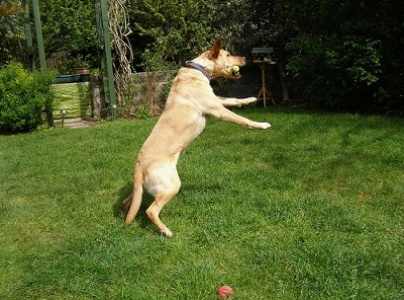
%> input picture pic/1.jpg, 404 x 300 px
$ octave --eval "result = detect_HC(imread('pic/1.jpg'));"   (GNU Octave 9; MATLAB toolbox functions it lacks are replaced by stand-ins)
%> lines starting %> are read from the running program, lines starting %| are printed output that depends on the picture; in (x1, y1, x2, y2) boxes, pixels count from 0 and x2, y2 are one past the last pixel; in counts of white or black regions, pixels touching at a corner belong together; the program's own positions count from 1
### RGB2Lab/RGB2Lab.m
function [L,a,b] = RGB2Lab(R,G,B)
%RGB2LAB Convert an image from RGB to CIELAB
%
% function [L, a, b] = RGB2Lab(R, G, B)
% function [L, a, b] = RGB2Lab(I)
% function I = RGB2Lab(...)
%
% RGB2Lab takes red, green, and blue matrices, or a single M x N x 3 image,
% and returns an image in the CIELAB color space.  RGB values can be
% either between 0 and 1 or between 0 and 255.  Values for L are in the
% range [0,100] while a and b are roughly in the range [-110,110].  The
% output is of type double.
%
% This transform is based on ITU-R Recommendation BT.709 using the D65
% white point reference. The error in transforming RGB -> Lab -> RGB is
% approximately 10^-5.
%
% See also LAB2RGB.

% By Mark Ruzon from C code by Yossi Rubner, 23 September 1997.
% Updated for MATLAB 5 28 January 1998.
% Updated for MATLAB 7 30 March 2009.

if nargin == 1
  B = double(R(:,:,3));
  G = double(R(:,:,2));
  R = double(R(:,:,1));
end

if max(max(R)) > 1.0 || max(max(G)) > 1.0 || max(max(B)) > 1.0
  R = double(R) / 255;
  G = double(G) / 255;
  B = double(B) / 255;
end

% Set a threshold
T = 0.008856;

[M, N] = size(R);
s = M * N;
RGB = [reshape(R,1,s); reshape(G,1,s); reshape(B,1,s)];

% RGB to XYZ
MAT = [0.412453 0.357580 0.180423;
       0.212671 0.715160 0.072169;
       0.019334 0.119193 0.950227];
XYZ = MAT * RGB;

% Normalize for D65 white point
X = XYZ(1,:) / 0.950456;
Y = XYZ(2,:);
Z = XYZ(3,:) / 1.088754;

XT = X > T;
YT = Y > T;
ZT = Z > T;

Y3 = Y.^(1/3);

fX = XT .* X.^(1/3) + (~XT) .* (7.787 .* X + 16/116);
fY = YT .* Y3 + (~YT) .* (7.787 .* Y + 16/116);
fZ = ZT .* Z.^(1/3) + (~ZT) .* (7.787 .* Z + 16/116);

L = reshape(YT .* (116 * Y3 - 16.0) + (~YT) .* (903.3 * Y), M, N);
a = reshape(500 * (fX - fY), M, N);
b = reshape(200 * (fY - fZ), M, N);

if nargout < 2
  L = cat(3,L,a,b);
end

### detect_HC.m
function [ BW_with_biggest_CC ] = detect_HC( im  )
%detect_HC this function perform the saliency detection using histogram
%based method, this is a wrapper function
%   im : is the input image to be detected
% BW_with_biggest_CC : is the output binary
% image with the detection result marked with 1

addpath('Dependencies/RGB2Lab')

quant_im = zeros(size(im));
for k = 1:3
    for i = 1:size(quant_im,1)
        for j = 1:size(quant_im,2)
            quant_im(i,j,k) = ceil(im(i,j,k) / 21.25);
        end
    end
end
quant_im = uint8(quant_im);
quant_im(quant_im==0) = 1;

%show the image after quantization
quant_im_minus1 = quant_im - 1;
quant_im_show = quant_im_minus1 * 23;

lab = RGB2Lab(quant_im_show);
%begin to count
countSpace = zeros(12,12,12);

labSpace = cell(12,12,12);
changeColorSpace = cell(12,12,12);%this part mark if the colour space need to be change
for i = 1:12
    for j = 1:12
        for k = 1:12
            changeColorSpace{i,j,k} = [i,j,k];
        end
    end
end
for i = 1:size(im,1)
    for j = 1:size(im,2)
        r_level = quant_im(i,j,1);
        g_level = quant_im(i,j,2);
        b_level = quant_im(i,j,3);
        countSpace(r_level,g_level,b_level) = countSpace(r_level,g_level,b_level) + 1;
        labSpace{r_level,g_level,b_level} = {lab(i,j,1),lab(i,j,2),lab(i,j,3)};

    end
end

[sortedArray,rank] = sort(countSpace(:),'descend');
totalPixelNum = size(im,1) * size(im,2);
sumPixel = 0;
pixelThreshold = 0.95;
totalPixelThreshold = floor(totalPixelNum * pixelThreshold);

for i = 1:length(sortedArray)
    [I,J,K] = ind2sub([12,12,3],rank(i));
    mainColorList(i,1:3) = [I,J,K];
    sumPixel = sumPixel + sortedArray(i);
    if(sumPixel > totalPixelThreshold)
        break
    end
end

%we use the value of i from the last part
for j = i + 1:length(sortedArray)
    if(sortedArray(j) == 0)
        break
    end
    [I,J,K] = ind2sub([12,12,3],rank(j));
    rareColorList(j-i,1:3) = [I,J,K];

end

%replace each rare colour to main colour
for i = 1:size(rareColorList,1)
    tmp = rareColorList(i,1:3);
    I = tmp(1);
    J = tmp(2);
    K = tmp(3);
    diffList = zeros(size(mainColorList,1),1);
    for j = 1:size(mainColorList,1)
        tmp = mainColorList(j,1:3);
        II = tmp(1);
        JJ = tmp(2);
        KK = tmp(3);
        theDiff = zeros(1,3);
        theDiff(1) = labSpace{I,J,K}{1} - labSpace{II,JJ,KK}{1};
        theDiff(2) = labSpace{I,J,K}{2} - labSpace{II,JJ,KK}{2};
        theDiff(3) = labSpace{I,J,K}{3} - labSpace{II,JJ,KK}{3};

        diffList(j) = norm(theDiff);
    end
    [~,diffListRank] = sort(diffList);
    substitudeColorRank = diffListRank(1);
    substitudeColor = mainColorList(substitudeColorRank,1:3);
    changeColorSpace{I,J,K} = substitudeColor;
    %update the count space
    II = substitudeColor(1);
    JJ = substitudeColor(2);
    KK = substitudeColor(3);
    countSpace(II,JJ,KK) = countSpace(II,JJ,KK) + countSpace(I,J,K);
    countSpace(I,J,K) = 0;
end

%replace the original picture
quant_im_reduce = quant_im;
for i = 1:size(quant_im,1)
    for j = 1:size(quant_im,2)
        I = quant_im(i,j,1);
        J = quant_im(i,j,2);
        K = quant_im(i,j,3);
        newColor = changeColorSpace{I,J,K};
        quant_im_reduce(i,j,1) = newColor(1);
        quant_im_reduce(i,j,2) = newColor(2);
        quant_im_reduce(i,j,3) = newColor(3);
    end
end


%begin to calculate the saliency
frequencyList = zeros(size(mainColorList,1),1);
for i = 1:size(mainColorList,1)
    tmp = mainColorList(i,1:3);
    I = tmp(1);
    J = tmp(2);
    K = tmp(3);
    frequencyList(i) = countSpace(I,J,K) / totalPixelNum;
end

saliencyList = zeros(size(mainColorList,1),1);
diffLabMatrix = zeros(size(mainColorList,1),size(mainColorList,1));
for i = 1:size(mainColorList,1)
    tmp = mainColorList(i,1:3);
    I = tmp(1);
    J = tmp(2);
    K = tmp(3);
    for j = 1:size(mainColorList,1)
        if(j >= i)
            break;
        end
        tmp = mainColorList(j,1:3);
        II = tmp(1);
        JJ = tmp(2);
        KK = tmp(3);
        theDiff = zeros(1,3);
        theDiff(1) = labSpace{I,J,K}{1} - labSpace{II,JJ,KK}{1};
        theDiff(2) = labSpace{I,J,K}{2} - labSpace{II,JJ,KK}{2};
        theDiff(3) = labSpace{I,J,K}{3} - labSpace{II,JJ,KK}{3};
        diffLabMatrix(i,j) = norm(theDiff);
        diffLabMatrix(j,i) = diffLabMatrix(i,j);

    end

end

for i = 1:size(mainColorList,1)
    saliencySum = 0;
    for j = 1:size(mainColorList,1)
        if(i == j)
            continue;
        end
        saliencySum = saliencySum + frequencyList(j) * diffLabMatrix(i,j);
    end
    saliencyList(i) = saliencySum;
end

%we need to smooth the saliency list
m = ceil(length(saliencyList) / 4);
newSaliencyList = size(saliencyList);
for i = 1:length(saliencyList)
    [~,neighbourList] = sort( diffLabMatrix(:,i) );
    nearColorList = neighbourList(1:m);
    T = 0;
    for j = 1:m
        T = T + diffLabMatrix(i,nearColorList(j));
    end
    newSaliencySum = 0;
    for j = 1:m
        newSaliencySum = newSaliencySum + (T - diffLabMatrix(i,nearColorList(j)) )*saliencyList(nearColorList(j));
    end
    newSaliencyList(i) = newSaliencySum / ((m-1)*T);
end

%create the saliency space
saliencySpace = zeros(12,12,12);
for i = 1:size(mainColorList,1)
    tmp = mainColorList(i,1:3);
    I = tmp(1);
    J = tmp(2);
    K = tmp(3);
    saliencySpace(I,J,K) = newSaliencyList(i);
end

theSaliencyMax = max(newSaliencyList(:));
saliencyIm = zeros(size(im,1),size(im,2));
for i = 1:size(im,1)
    for j = 1:size(im,2)
        tmp = quant_im_reduce(i,j,1:3);
        I = tmp(1);
        J = tmp(2);
        K = tmp(3);
        saliencyIm(i,j) = saliencySpace(I,J,K);
    end
end

saliencyIm = saliencyIm / theSaliencyMax;
saliency = saliencyIm;


saliencySorted = sort(saliency(:),'descend');
percentageThreshold = 0.20;
threshold = saliencySorted(floor(percentageThreshold*length(saliencySorted)));


BW = im2bw(saliency, threshold);

se = strel('disk',2);
BW_after_dilate = imdilate(BW,se);
BW_after_dilate = imerode(BW_after_dilate,se);


%find the largest one
CC = bwconncomp(BW_after_dilate);
numPixels = cellfun(@numel,CC.PixelIdxList);
[~,idx] = max(numPixels);
BW_with_biggest_CC = zeros(size(BW));
BW_with_biggest_CC(CC.PixelIdxList{idx}) = 1;


end
%> in detect_HC, `quant_im(quant_im==0) = 1;`: quant_im: size 300x404x3 uint8; mean R, G, B 3.87, 4.51, 2.17
%> in RGB2Lab, `R = double(R(:,:,1));`:
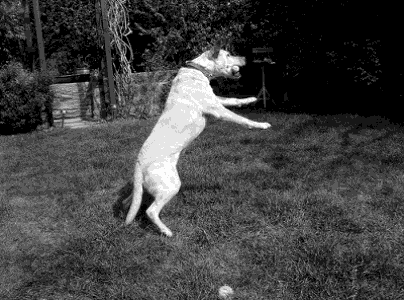
%> R: size 300x404 double; min 0, max 253, mean 66
%> in RGB2Lab, `XT = X > T;`: XT = 121200 logical values, 101345 true
%> in RGB2Lab, `ZT = Z > T;`: ZT = 121200 logical values, 101070 true
%> in RGB2Lab, `b = reshape(200 * (fY - fZ), M, N);`:
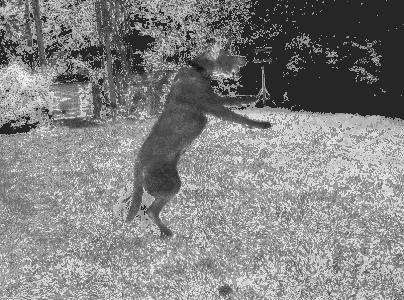
%> b: size 300x404 double; min -13.4, max 75.58, mean 32.4; drawn with min black and max white
%> in RGB2Lab, `L = cat(3,L,a,b);`:
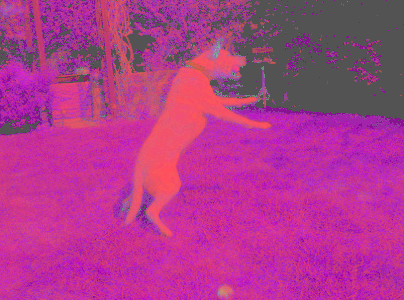
%> L: size 300x404x3 double; mean R, G, B 52.7, -15.1, 32.4; drawn with min black and max white
%> after the loop in detect_HC, `for i = 1:size(im,1)`: labSpace = 1728 items
%> in detect_HC, `[sortedArray,rank] = sort(countSpace(:),'descend');`: sortedArray = 1728 values, max 19855 at index 1, min 0 at index 232, mean 70.14; rank = 1728 values, max 1728 at index 1728, min 1 at index 1, mean 864.5
%> the loop in detect_HC, `for i = 1:length(sortedArray)` made 54 passes
%> (I, J, K, sumPixel) on passes 1 to 12: (1, 1, 1, 19855), (4, 5, 2, 33530), (5, 6, 2, 42990), (3, 4, 1, 51163), (5, 6, 3, 58735), (4, 6, 2, 63729), (4, 5, 1, 68573), (2, 3, 1, 72872), (2, 2, 1, 77045), (3, 5, 1, 80417), (6, 7, 3, 83514), (1, 2, 1, 86329)
%> after the loop in detect_HC, `for i = 1:length(sortedArray)`: mainColorList = 54 rows, first 12: [1 1 1; 4 5 2; 5 6 2; 3 4 1; 5 6 3; 4 6 2; 4 5 1; 2 3 1; 2 2 1; 3 5 1; 6 7 3; 1 2 1]
%> the loop in detect_HC, `for j = i + 1:length(sortedArray)` made 178 passes
%> (I, J, K) on passes 1 to 3: (6, 8, 4), (9, 8, 6), (7, 6, 4)
%> after the loop in detect_HC, `for j = i + 1:length(sortedArray)`: rareColorList = 177 rows, first 12: [6 8 4; 9 8 6; 7 6 4; 7 6 5; 7 7 5; 4 5 4; 5 7 4; 1 3 1; 7 8 5; 8 7 5; 11 11 10; 9 7 5]
%> the loop in detect_HC, `for i = 1:size(rareColorList,1)` made 177 passes
%> (I, J, K, substitudeColorRank, II, JJ, KK) on passes 1 to 3: (6, 8, 4, 40, 7, 8, 4), (9, 8, 6, 38, 10, 8, 6), (7, 6, 4, 37, 6, 6, 4)
%> after the loop in detect_HC, `for i = 1:size(quant_im,1)`: quant_im_reduce: size 300x404x3 uint8; mean R, G, B 3.86, 4.5, 2.16
%> the loop in detect_HC, `for i = 1:size(mainColorList,1)` made 54 passes
%> in detect_HC, `diffLabMatrix = zeros(size(mainColorList,1),size(mainColorList,1));`: diffLabMatrix: size 54x54 double; every value is 0
%> the loop in detect_HC, `for i = 1:length(saliencyList)` made 54 passes
%> after the loop in detect_HC, `for i = 1:size(im,1)`:
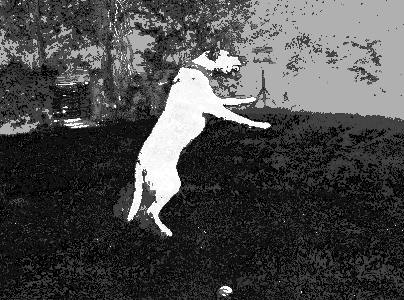
%> saliencyIm: size 300x404 double; min 32.11, max 49.68, mean 37.2; drawn with min black and max white
%> in detect_HC, `saliencyIm = saliencyIm / theSaliencyMax;`:
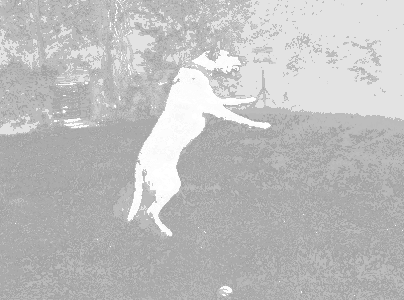
%> saliencyIm: size 300x404 double; min 0.646, max 1, mean 0.748
%> in detect_HC, `BW = im2bw(saliency, threshold);`:
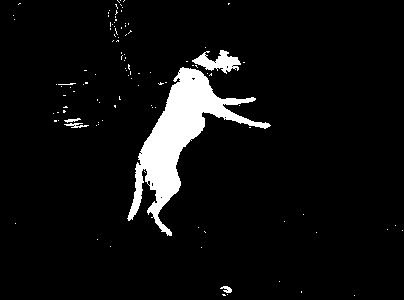
%> BW: size 300x404 logical; 6.1% white; 108 white regions (102 under 20 px), largest, box (x1, y1, x2, y2) and area: (127, 67, 271, 236) 6413, (192, 50, 241, 74) 567, (64, 123, 89, 128) 65, (220, 286, 232, 293) 50, (64, 118, 81, 123) 40, (58, 83, 76, 85) 21
%> in detect_HC, `BW_after_dilate = imdilate(BW,se);`: BW_after_dilate: size 300x404 logical; 8.9% white; 44 white regions (20 under 20 px), largest, box (x1, y1, x2, y2) and area: (125, 45, 273, 238) 8775, (108, 0, 127, 44) 339, (62, 116, 91, 130) 271
%> in detect_HC, `BW_after_dilate = imerode(BW_after_dilate,se);`: BW_after_dilate: size 300x404 logical; 6.4% white; 70 white regions (63 under 20 px), largest, box (x1, y1, x2, y2) and area: (127, 50, 271, 236) 7222, (64, 118, 89, 128) 151, (220, 286, 232, 296) 74
%> in detect_HC, `BW_with_biggest_CC(CC.PixelIdxList{idx}) = 1;`:
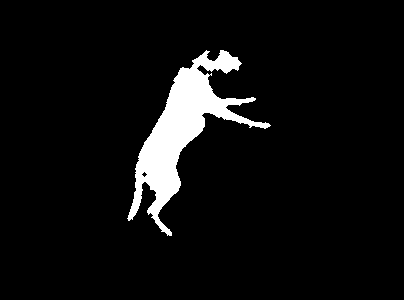
%> BW_with_biggest_CC: size 300x404 double; values 0 (black) and 1 (white), 6% white; 1 white region, box (x1, y1, x2, y2) and area: (127, 50, 271, 236) 7222

$ run again, on pic/123.jpg
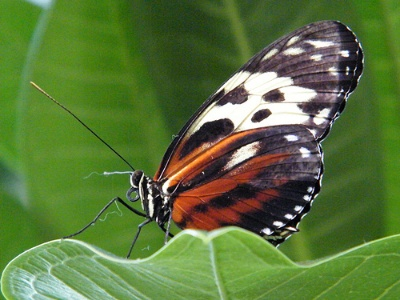
%> input picture pic/123.jpg, 400 x 300 px
%> XT = 120000 logical values, 116804 true
%> YT = 120000 logical values, 116067 true
%> ZT = 120000 logical values, 115862 true
%> in RGB2Lab, `L = cat(3,L,a,b);`:
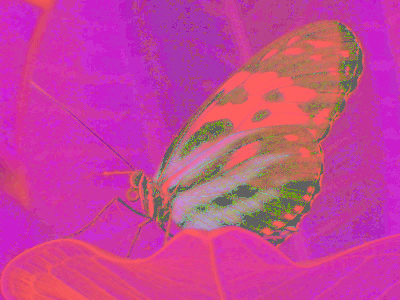
%> L: size 300x400x3 double; mean R, G, B 63.5, -18.5, 33.8; drawn with min black and max white
%> after the loop in detect_HC, `for i = 1:size(im,1)`: labSpace = 1728 items
%> sortedArray = 1728 values, max 14080 at index 1, min 0 at index 418, mean 69.44; rank = 1728 values, max 1728 at index 13, min 1 at index 9, mean 864.5
%> the loop in detect_HC, `for i = 1:length(sortedArray)` made 129 passes
%> (I, J, K, sumPixel) on passes 1 to 8: (4, 6, 2, 14080), (3, 5, 1, 20637), (3, 6, 1, 27128), (4, 6, 1, 33003), (3, 5, 2, 38387), (3, 4, 2, 43766), (4, 7, 2, 48902), (2, 3, 1, 53331)
%> after the loop in detect_HC, `for i = 1:length(sortedArray)`: mainColorList = 129 rows, first 12: [4 6 2; 3 5 1; 3 6 1; 4 6 1; 3 5 2; 3 4 2; 4 7 2; 2 3 1; 1 1 1; 2 4 1; 5 7 3; 3 4 1]; sumPixel = 114049
%> the loop in detect_HC, `for j = i + 1:length(sortedArray)` made 289 passes
%> (I, J, K) on passes 1 to 3: (10, 11, 11), (10, 9, 9), (9, 9, 8)
%> after the loop in detect_HC, `for j = i + 1:length(sortedArray)`: rareColorList = 288 rows, first 12: [10 11 11; 10 9 9; 9 9 8; 10 11 9; 7 7 6; 5 6 5; 7 8 7; 9 5 2; 8 8 7; 9 11 8; 5 3 2; 6 4 4]
%> the loop in detect_HC, `for i = 1:size(rareColorList,1)` made 288 passes
%> (I, J, K, substitudeColorRank, II, JJ, KK) on passes 1 to 3: (10, 11, 11, 96, 9, 10, 10), (10, 9, 9, 105, 9, 9, 9), (9, 9, 8, 86, 10, 10, 9)
%> the loop in detect_HC, `for i = 1:size(mainColorList,1)` made 129 passes
%> the loop in detect_HC, `for i = 1:length(saliencyList)` made 129 passes
%> BW: size 300x400 logical; 19.9% white; 94 white regions (92 under 20 px), largest, box (x1, y1, x2, y2) and area: (118, 21, 363, 236) 23703, (268, 238, 285, 245) 61
%> in detect_HC, `BW_after_dilate = imerode(BW_after_dilate,se);`:
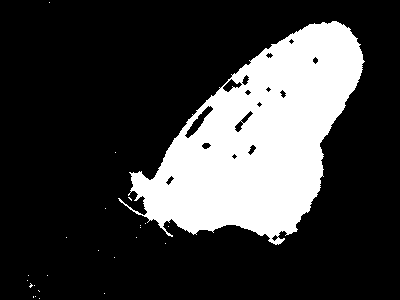
%> BW_after_dilate: size 300x400 logical; 23.4% white; 24 white regions (23 under 20 px), largest, box (x1, y1, x2, y2) and area: (118, 21, 365, 245) 28048
%> BW_with_biggest_CC: size 300x400 double; values 0 (black) and 1 (white), 23.4% white; 1 white region, box (x1, y1, x2, y2) and area: (118, 21, 365, 245) 28048

$ run again, on pic/2.jpg
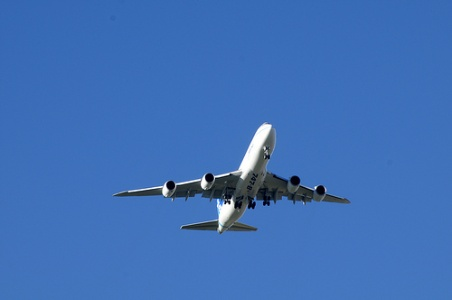
%> input picture pic/2.jpg, 452 x 300 px
%> XT = 135600 logical values, 135170 true
%> YT = 135600 logical values, 134906 true
%> ZT = 135600 logical values, 135170 true
%> in RGB2Lab, `L = cat(3,L,a,b);`:
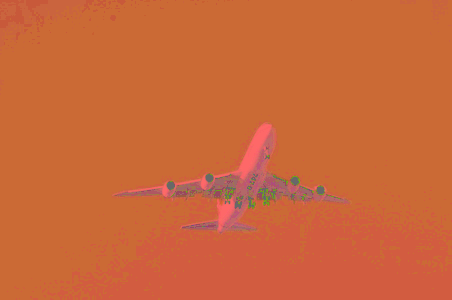
%> L: size 300x452x3 double; mean R, G, B 65.9, -1.2, -31.6; drawn with min black and max white
%> after the loop in detect_HC, `for i = 1:size(im,1)`: labSpace = 1728 items
%> sortedArray = 1728 values, max 100181 at index 1, min 0 at index 143, mean 78.47; rank = 1728 values, max 1728 at index 7, min 1 at index 8, mean 864.5
%> the loop in detect_HC, `for i = 1:length(sortedArray)` made 5 passes
%> (I, J, K, sumPixel) on passes 1 to 5: (3, 5, 9, 100181), (3, 6, 9, 125474), (3, 5, 8, 127438), (2, 5, 8, 128375), (2, 3, 3, 128903)
%> after the loop in detect_HC, `for i = 1:length(sortedArray)`: mainColorList = [3 5 9; 3 6 9; 3 5 8; 2 5 8; 2 3 3]
%> the loop in detect_HC, `for j = i + 1:length(sortedArray)` made 138 passes
%> (I, J, K) on passes 1 to 8: (2, 2, 2), (12, 12, 12), (1, 1, 1), (3, 3, 3), (2, 2, 3), (1, 2, 2), (4, 4, 4), (3, 4, 4)
%> after the loop in detect_HC, `for j = i + 1:length(sortedArray)`: rareColorList = 137 rows, first 12: [2 2 2; 12 12 12; 1 1 1; 3 3 3; 2 2 3; 1 2 2; 4 4 4; 3 4 4; 1 1 2; 4 6 8; 3 4 3; 11 11 11]
%> the loop in detect_HC, `for i = 1:size(rareColorList,1)` made 137 passes
%> (I, J, K, diffListRank, substitudeColorRank, II, JJ, KK) on passes 1 to 8: (2, 2, 2, [5; 3; 4; 2; 1], 5, 2, 3, 3), (12, 12, 12, [2; 3; 1; 4; 5], 2, 3, 6, 9), (1, 1, 1, [5; 3; 4; 1; 2], 5, 2, 3, 3), (3, 3, 3, [5; 3; 2; 4; 1], 5, 2, 3, 3), (2, 2, 3, [5; 3; 1; 4; 2], 5, 2, 3, 3), (1, 2, 2, [5; 4; 3; 2; 1], 5, 2, 3, 3), (4, 4, 4, [5; 3; 2; 4; 1], 5, 2, 3, 3), (3, 4, 4, [5; 3; 2; 4; 1], 5, 2, 3, 3)
%> the loop in detect_HC, `for i = 1:size(mainColorList,1)` made 5 passes
%> the loop in detect_HC, `for i = 1:length(saliencyList)` made 5 passes
%> BW: size 300x452 logical; 3.8% white; 90 white regions (80 under 20 px), largest, box (x1, y1, x2, y2) and area: (167, 133, 349, 234) 3687, (0, 0, 32, 28) 346, (26, 0, 48, 27) 224
%> in detect_HC, `BW_with_biggest_CC(CC.PixelIdxList{idx}) = 1;`:
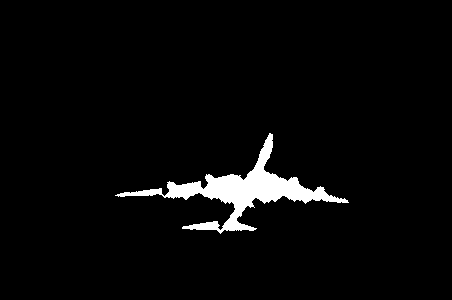
%> BW_with_biggest_CC: size 300x452 double; values 0 (black) and 1 (white), 3.4% white; 1 white region, box (x1, y1, x2, y2) and area: (115, 133, 349, 234) 4604
